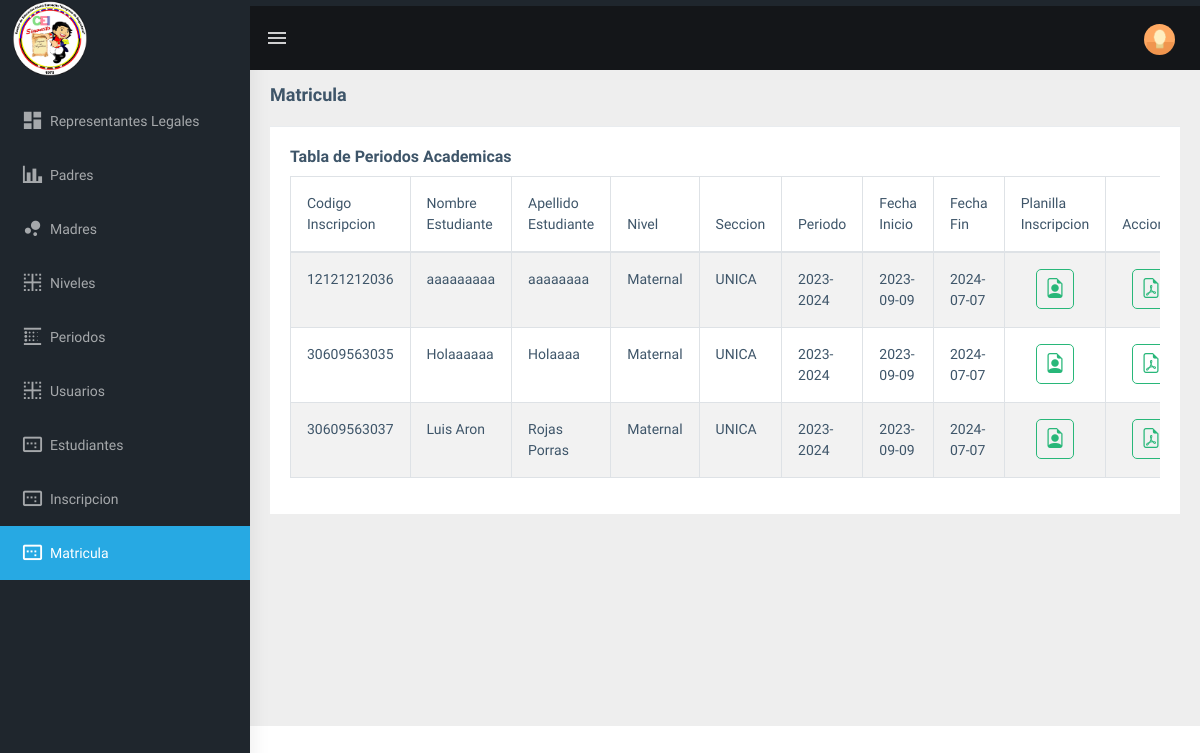
The app's page /admin/matricula.php (signed in), older data.
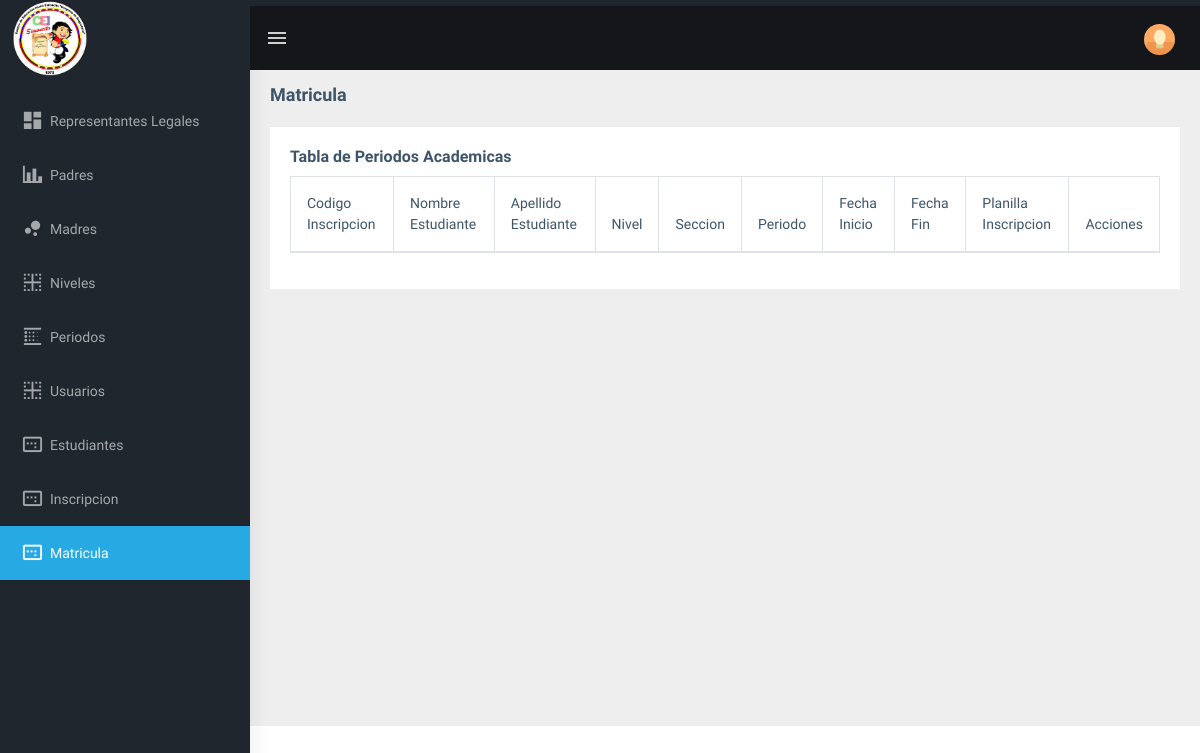
The same page, newer data.
### tables this page shows
CREATE TABLE `inscripcion` (
  `codigo_inscripcion` varchar(50) NOT NULL,
  `cedula_escolar` varchar(15) NOT NULL,
  `codigo_nivelseccion` int(11) NOT NULL,
  `codigo_periodo` int(3) NOT NULL,
  `fecha` date NOT NULL
);

CREATE TABLE `estudiante` (
  `cedula_escolar` varchar(15) NOT NULL,
  `Nacionalidad` char(2) NOT NULL,
  `nombres` varchar(35) NOT NULL,
  `apellidos` varchar(35) NOT NULL,
  `fecha_nacimiento` date DEFAULT NULL,
  `lugar_nacimiento` varchar(80) NOT NULL,
  `estado` varchar(20) NOT NULL,
  `codigo_nacionalidad` int(3) NOT NULL,
  `estado_hermano` varchar(3) NOT NULL,
  `cantidad_hermano` int(3) NOT NULL,
  `sexo_hermano` varchar(3) NOT NULL,
  `lugar_hermano` varchar(20) NOT NULL,
  `cedula_representante` varchar(10) NOT NULL,
  `cedula_papa` varchar(10) NOT NULL,
  `cedula_mama` varchar(10) NOT NULL,
  `caso_emergencia` int(3) NOT NULL,
  `foto_estudiante` longblob DEFAULT NULL,
  `procedencia` varchar(30) NOT NULL,
  `estado_estudiante` int(3) NOT NULL DEFAULT 1,
  `edad` int(11) NOT NULL
);

CREATE TABLE `niveles` (
  `codigo_niveles` int(5) NOT NULL,
  `descripcion` varchar(50) NOT NULL,
  `codigo_estado` int(3) NOT NULL DEFAULT 1
);

CREATE TABLE `secciones` (
  `codigo_seccion` int(5) NOT NULL,
  `nombre` varchar(15) NOT NULL
);

CREATE TABLE `periodo_academico` (
  `codigo_periodo` int(3) NOT NULL,
  `nombre` varchar(30) NOT NULL,
  `fecha_inicio` date NOT NULL,
  `fecha_fin` date NOT NULL,
  `actual` int(11) NOT NULL DEFAULT 0
);

### admin/matricula.php (the view, shortened to what the changed rows need)
<!DOCTYPE html>
<html dir="ltr" lang="en">
<head>
    <link href="../assets/libs/flot/css/float-chart.css" rel="stylesheet">
    <link rel="stylesheet" type="text/css" href="../assets/extra-libs/multicheck/multicheck.css">
    <link href="../assets/libs/datatables.net-bs4/css/dataTables.bootstrap4.css" rel="stylesheet">
    <link href="../dist/css/style.min.css" rel="stylesheet">
    <link href="css/formulario.css" rel="stylesheet">
    <link rel="stylesheet" href="../assets/libs/sweetAlerts2/sweetalert2.css">
    <link rel="stylesheet" href="https://cdn.jsdelivr.net/npm/bootstrap-icons@1.11.3/font/bootstrap-icons.min.css">
</head>
<body>
    <?php
    include 'includes/navbar.php';
    include '../php/conexion.php';
    $sentencia = ("SELECT inscripcion.*, estudiante.nombres AS nombres_estudiante, estudiante.apellidos AS apellidos_estudiante,
    periodo_academico.fecha_inicio, periodo_academico.fecha_fin, niveles.descripcion AS nivel_descripcion, periodo_academico.nombre, secciones.nombre as seccion
    FROM inscripcion
    INNER JOIN estudiante ON inscripcion.cedula_escolar = estudiante.cedula_escolar
    INNER JOIN periodo_academico ON inscripcion.codigo_periodo = periodo_academico.codigo_periodo
    INNER JOIN nivel_seccion ON inscripcion.codigo_nivelseccion = nivel_seccion.codigo_nivelseccion
    INNER JOIN niveles ON niveles.codigo_niveles=nivel_seccion.codigo_niveles
    INNER JOIN secciones ON secciones.codigo_seccion=nivel_seccion.codigo_seccion
    WHERE periodo_academico.actual = 1;");
    $mostrar = mysqli_query($conexion, $sentencia);
    ?>
    <div class="page-wrapper">
        <div class="container-fluid">
            <div class="row">
                <div class="col-md-12">
                    <div class="card">
                        <div class="card-body">
                            <div class="table-responsive">
                                <table id="zero_config" class="table table-striped table-bordered">
                                    <thead>
                                        <tr>
                                            <th>Codigo Inscripcion</th>
                                            <th>Nombre Estudiante</th>
                                            <th>Apellido Estudiante</th>
                                            <th>Nivel</th>
                                            <th>Seccion</th>
                                            <th>Periodo</th>
                                            <th>Fecha Inicio</th>
                                            <th>Fecha Fin</th>
                                            <th>Planilla Inscripcion</th>
                                            <th>Acciones</th>
                                        </tr>
                                    </thead>
                                    <tbody>
                                        <?php
                                        while ($r = mysqli_fetch_array($mostrar)) {
                                            $nivelDescripcion = $r['nivel_descripcion'];
                                            ?>
                                            <tr>
                                                <td>
                                                    <?php echo $r['codigo_inscripcion'] ?>
                                                </td>
                                                <td>
                                                    <?php echo $r['nombres_estudiante'] ?>
                                                </td>
                                                <td>
                                                    <?php echo $r['apellidos_estudiante'] ?>
                                                </td>
                                                <td>
                                                    <?php echo $nivelDescripcion ?>
                                                </td>
                                                <td>
                                                    <?php echo $r['seccion'] ?>
                                                </td>
                                                <td>
                                                    <?php echo $r['nombre'] ?>
                                                </td>
                                                <td>
                                                    <?php echo $r['fecha_inicio'] ?>
                                                </td>
                                                <td>
                                                    <?php echo $r['fecha_fin'] ?>
                                                </td>
                                                <td style="text-align:center;">
                                                    <?php echo "<a target='_blank' class='btn btn-outline-success btn-sm' style='border-radius:5px;' href='../php/generar_planillainscripcion.php?codigo_inscripcion=".$r['codigo_inscripcion']."'><i class='bi bi-file-earmark-person' style='font-size: 20px;text-align:center;'></i></a>"; ?>
                                                </td>
                                                <td  style="text-align:center;">
                                                    <?php
                                                        $data = array(
                                                            'codigo_inscripcion' => $r['codigo_inscripcion'],
                                                            'cedula_escolar' => $r['cedula_escolar'],
                                                            'nivelDescripcion' => $nivelDescripcion
                                                        );
                                                        echo "<button class='btn btn-outline-success btn-sm' style='border-radius:5px;' onclick='openAlert(".(json_encode($data)).")'><i class='bi bi-file-earmark-pdf' style='font-size: 20px;text-align:center;'></i></button>";
                                                    ?>
                                                </td>
                                            </tr>
                                            <?php
                                        }
                                        ?>
                                    </tbody>
                                </table>
                            </div>
                        </div>
                    </div>
                </div>
            </div>
        </div>
</body>
</html>

Row changes from the older to the newer data that the page shows:
removed inscripcion: codigo_inscripcion "12121212036", cedula_escolar.nombres "aaaaaaaaa", cedula_escolar.apellidos "aaaaaaaa", niveles.descripcion "Maternal", secciones.nombre "UNICA", codigo_periodo.nombre "2023-2024", codigo_periodo.fecha_inicio "2023-09-09", codigo_periodo.fecha_fin "2024-07-07"
removed inscripcion: codigo_inscripcion "30609563035", cedula_escolar.nombres "Holaaaaaa", cedula_escolar.apellidos "Holaaaa", niveles.descripcion "Maternal", secciones.nombre "UNICA", codigo_periodo.nombre "2023-2024", codigo_periodo.fecha_inicio "2023-09-09", codigo_periodo.fecha_fin "2024-07-07"
removed inscripcion: codigo_inscripcion "30609563037", cedula_escolar.nombres "Luis Aron", cedula_escolar.apellidos "Rojas Porras", niveles.descripcion "Maternal", secciones.nombre "UNICA", codigo_periodo.nombre "2023-2024", codigo_periodo.fecha_inicio "2023-09-09", codigo_periodo.fecha_fin "2024-07-07"
